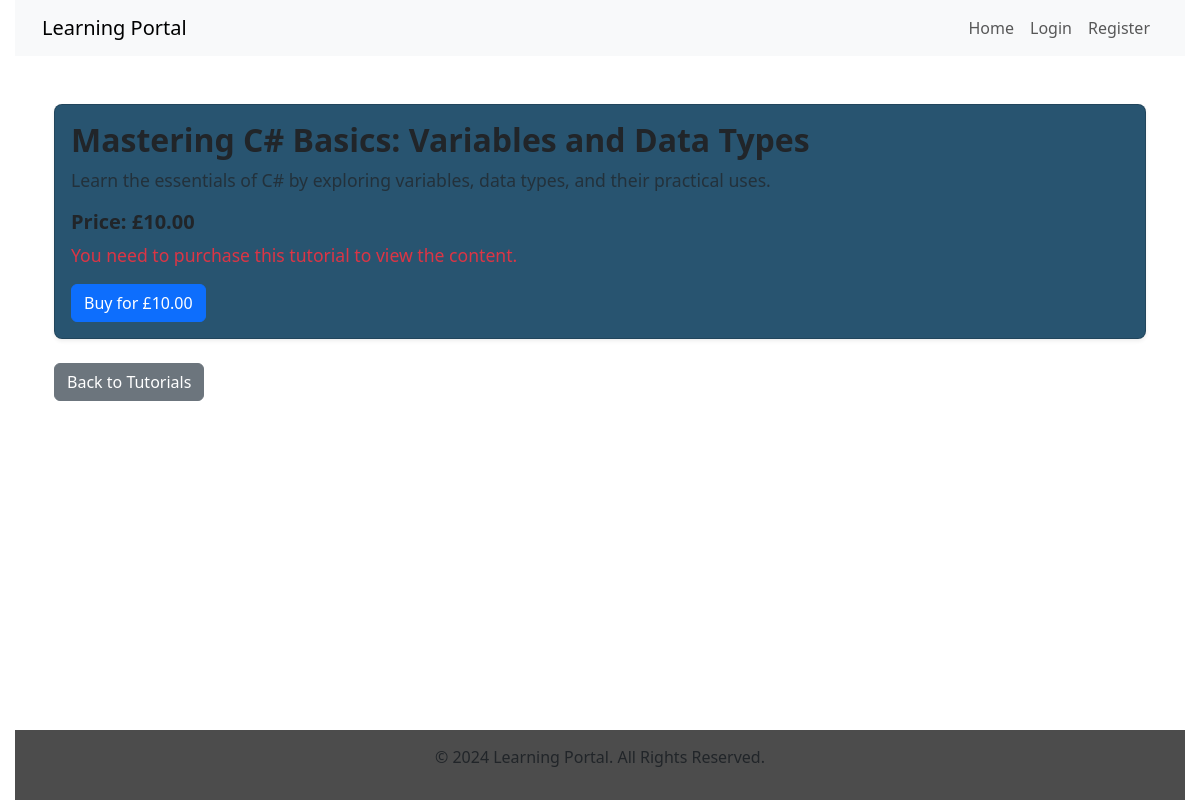
Page /tutorial/1/ on the committed database.
### main/models.py (models this page shows, shortened)
class Tutorial(models.Model):
    title = models.CharField(max_length=200)
    description = models.TextField()
    content = models.TextField()
    price = models.DecimalField(max_digits=6, decimal_places=2)
    created_at = models.DateTimeField(auto_now_add=True)
    purchased = models.BooleanField(default=False)  # New field

### main/views.py (the view)
# urls.py: path('tutorial/<int:pk>/', views.tutorial_detail, name='tutorial_detail'),
def tutorial_detail(request, pk):
    tutorial = get_object_or_404(Tutorial, pk=pk)
    return render(request, 'main/tutorial_detail.html', {'tutorial': tutorial})

### main/templatetags/custom_filters.py (called while the page is built)
@register.filter
def currency(value):
    return "£{:,.2f}".format(value)

### main/templates/main/tutorial_detail.html (shortened to what this page needs)
{% extends 'main/base.html' %}
{% load custom_filters %}
{% block content %}
<div class="container mt-5">
    <div class="card shadow-sm">
        <div class="card-body">
            <h1 class="card-title">{{ tutorial.title }}</h1>
            <p class="card-text text-muted">{{ tutorial.description }}</p>
            <h5 class="fw-bold">Price: {{ tutorial.price|currency }}</h5>
            {% if tutorial.purchased %}
                <h2 class="mt-4">Content</h2>
                <p>{{ tutorial.content }}</p>
            {% else %}
                <p class="text-danger">You need to purchase this tutorial to view the content.</p>
                <form action="{% url 'checkout' tutorial.pk %}" method="get">
                    <button type="submit" class="btn btn-primary">Buy for {{ tutorial.price|currency }}</button>
                </form>
            {% endif %}
        </div>
    </div>
    <a href="{% url 'home' %}" class="btn btn-secondary mt-4">Back to Tutorials</a>
</div>
{% endblock %}

### main/static/main/styles.css (style rules this page uses)
html, body { height: 100%; margin: 0; display: flex; flex-direction: column; }
.card { background-color: rgb(40, 84, 112); border-radius: 8px; overflow: hidden; }
.card-title { font-size: 1.25rem; font-weight: 600; }
.card-text, text-muted { font-size: 0.9rem; color: #000000; }
.card-text { white-space: pre-line; overflow-wrap: break-word; }
.card-body h1 { font-size: 2rem; font-weight: bold; }
.card-body p { font-size: 1.1rem; }
body { padding: 0 15px; }

### rows in the picture
Tutorial: title "Mastering C# Basics: Variables and Data Types", description "Learn the essentials of C# by exploring variables, data types, and their practical uses.", price "£10.00"
